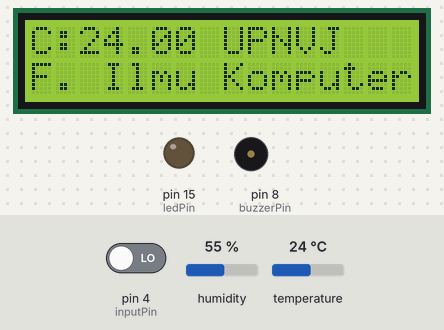
The sketch below on a simulated Arduino Uno, built with avr-gcc and run on an emulated ATmega328P. Parts: 16×2 character LCD, output pins drawn as LEDs (lit = HIGH), buzzer (waves = sounding, pin HIGH). Inputs (shaded band) come from the test bench; at power-on: pin 4 (inputPin) LOW, humidity 55 %, temperature 24 °C. What the sketch prints to the serial monitor is not drawn.

Above: at 1.2 s.
1.3 s: pin 4 (inputPin) driven HIGH
At 4.9 s:
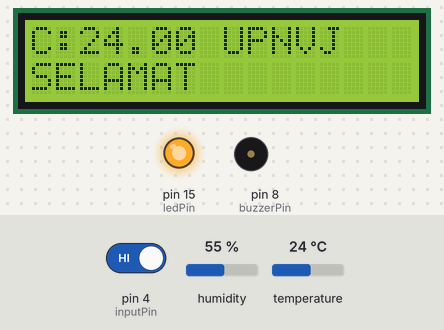
At 7.1 s:
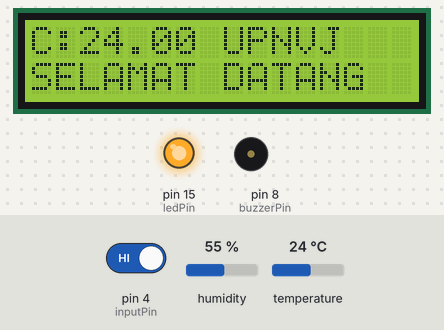
Timing chart, 0 to 8.6 s (numbered marks = the images above; inputs shaded):
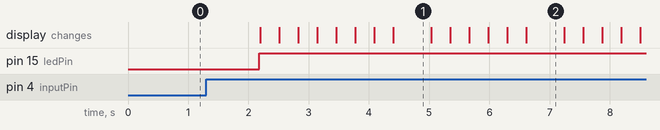

The sketch:

sketch.ino
```cpp
#include "DHT.h"
#include <Wire.h>
#include <LiquidCrystal_I2C.h>

#define DHTPIN  12
#define DHTTYPE DHT22

LiquidCrystal_I2C lcd(0x27, 16, 2); // Inisialisasi LCD dengan alamat I2C

DHT dht(DHTPIN, DHTTYPE); // Inisialisasi sensor DHT
const int trigPin = 9;
const int echoPin = 10;
int ledPin = 15; // LED yang sudah ada
int inputPin = 4;
int pirState = LOW;
int val = 0;

// Alarm
const int buzzerPin = 8; // Pin digital untuk buzzer
const float tempThreshold = 45.0; // Ambang batas suhu untuk alarm

void setup() {
  pinMode(ledPin, OUTPUT); // Set pin LED sebagai OUTPUT
  pinMode(inputPin, INPUT); // Set pin input PIR sebagai INPUT
  pinMode(trigPin, OUTPUT);
  pinMode(echoPin, INPUT);

  pinMode(buzzerPin, OUTPUT); // Set pin buzzer sebagai OUTPUT

  Serial.begin(9600); // Mulai komunikasi serial
  Serial.println("Muhamad Akbar Muzakynur 2210511016");

  dht.begin(); // Mulai sensor DHT

  lcd.init(); // Inisialisasi LCD
  lcd.backlight(); // Nyalakan backlight LCD
  lcd.setCursor(0, 0); // Atur posisi kursor LCD
  lcd.print("        UPNVJ"); // Tampilkan pesan selamat datang
}

void loop() {
  val = digitalRead(inputPin); // Baca nilai dari sensor PIR
  float t = dht.readTemperature(); // Baca suhu dari sensor DHT

  lcd.setCursor(0, 0); // Atur posisi kursor untuk baris pertama
  lcd.print("C:");
  lcd.print(t); // Tampilkan suhu pada LCD
  lcd.setCursor(0, 1); // Set kursor untuk baris kedua

  Serial.print("Temperature: ");
  Serial.print(t);
  Serial.print(" *C\t");

  // Cek suhu dan aktifkan alarm jika melebihi ambang batas
  if (t > tempThreshold) {
    digitalWrite(ledPin, HIGH); // Aktifkan LED alarm
    lcd.setCursor(0, 1); // Atur posisi kursor untuk baris kedua
    lcd.print("KEBAKARAN!       "); // Tampilkan pesan alarm, tambahkan spasi untuk menghapus pesan sebelumnya

    // Bunyikan buzzer dengan pola tertentu
    tone(buzzerPin, 1000); // Bunyi buzzer dengan frekuensi 1000 Hz
    delay(500); // Tunggu selama 0.5 detik
    noTone(buzzerPin); // Matikan buzzer
    delay(500); // Tunggu selama 0.5 detik
  } else {
    digitalWrite(buzzerPin, LOW); // Matikan buzzer
    digitalWrite(ledPin, LOW); // Matikan LED alarm
    lcd.setCursor(0, 1); // Atur posisi kursor untuk baris kedua
    lcd.print("F. Ilmu Komputer"); // Tampilkan pesan default
  }

  // Sensor PIR dan DHT
  if (val == LOW) {
    digitalWrite(ledPin, LOW); // Matikan LED jika tidak ada gerakan
    if (pirState == LOW) {
      lcd.setCursor(0, 1); // Atur posisi kursor untuk baris kedua
      lcd.print("F. Ilmu Komputer");
      pirState = HIGH;
    }
  } else {
    digitalWrite(ledPin, HIGH); // Nyalakan LED jika ada gerakan
    if (pirState == HIGH) {
      lcd.setCursor(0, 1);
      runText("SELAMAT DATANG DI FAKULTAS ILMU KOMPUTER UPNVJ"); // Tampilkan teks berjalan
      pirState = LOW;
    }
  }

  delay(1000); // Tambahkan delay untuk mengurangi frekuensi pembacaan sensor
}

void runText(String text) {
  int len = text.length();
  String spaces = "                "; // 16 spasi untuk membersihkan layar
  for(int i = 0; i < len + 16; i++) {
    lcd.setCursor(0, 1); // Atur posisi kursor untuk baris kedua
    if(i < 16) {
      lcd.print(text.substring(0, i));
      lcd.print(spaces.substring(0, 16 - i)); // Tambahkan spasi untuk membersihkan sisa teks
    } else if (i < len) {
      lcd.print(text.substring(i - 16, i));
    } else {
      lcd.print(text.substring(i - 16));
      lcd.print(spaces.substring(0, i - len)); // Tambahkan spasi untuk membersihkan sisa teks
    }
    delay(300); // Kecepatan teks berjalan
  }
}
```

Measured:
- after the input at 1.3 s, pin 15 (ledPin): LOW → HIGH after 0.88 s; the display: first changes after 0.89 s (image 1 shows a later state)
- what the display in image 1 shows lasts 0.6 s, from 4.4 s to 5.0 s
